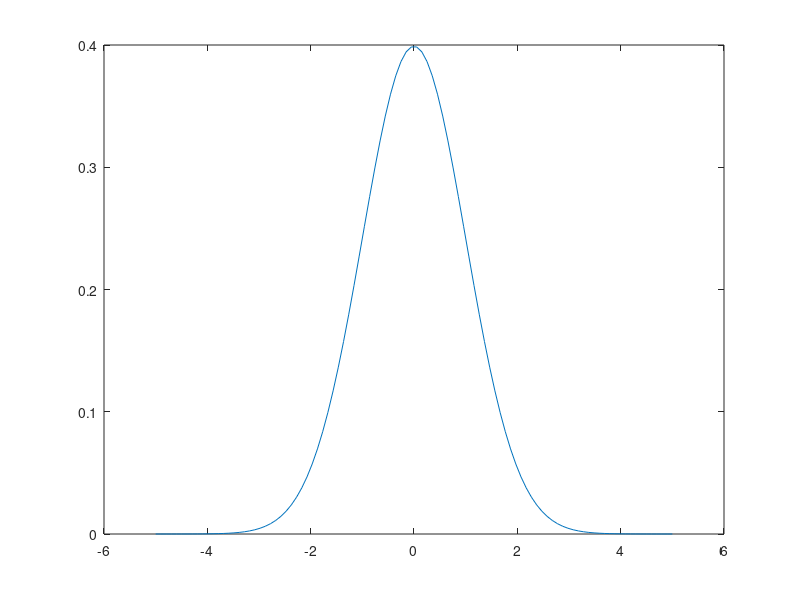

MATLAB code to generate this figure: (Note: this script raises an error after producing the figure.)

%f = @(x) exp(-x^2);
f = @(x) 1/sqrt(2.*pi) .* exp(-((x.^2)./2));

integral(f, -5,5)

data = linspace(-5,5,100);

y = arrayfun(f,data);

plot(data,y);
hold on;

rectangleQuad(f,-5,5)

%plot([1 1.5 1.5 1 1],[0 0 f(1.25) f(1.25) 0],'b-');

tests = linspace(-5,5,50);
tests2 = linspace(-5,5,500);

res50 = repeatedRectangle(f,-5,5,tests);
res500 = repeatedRectangle(f,-5,5,tests2);
fprintf("50 samples: %.6f\n500 samples: %.6f", res50,res500);